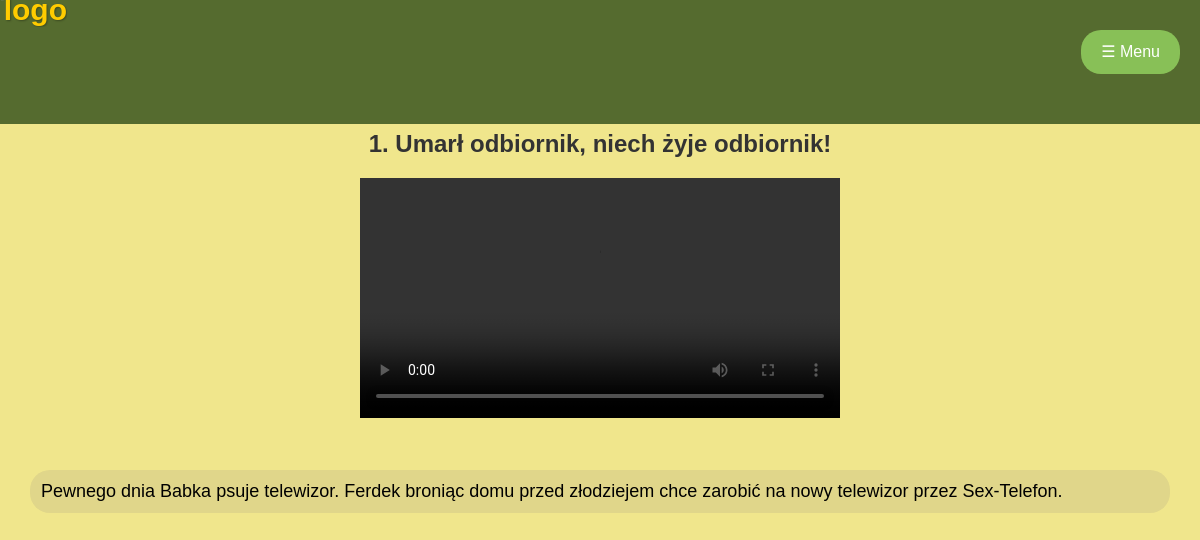
Page /player/video/1737/ on the committed database.
### player/models.py (models this page shows, shortened)
class Video(models.Model):
    title = models.CharField(max_length=255)
    video_url = models.URLField()
    description = models.TextField(max_length=255)

### player/views.py (the view)
# urls.py: path('video/<int:pk>/', DetailPlayerView.as_view(), name='video_detail'),
class DetailPlayerView(DetailView):
    model = Video
    template_name = 'player/episode_detail.html'
    context_object_name = 'video'
    def get_object(self, queryset=None):
        return get_object_or_404(Video, pk=self.kwargs['pk'])

### player/views.py (called while the page is built)
def get_available_episodes(request):
    episodes = list(Video.objects.values_list('pk', flat=True))
    return {'available_episodes': episodes}

### player/templates/player/episode_detail.html (shortened to what this page needs)
{% extends 'base.html' %}
{% load static %}
{% block content %}
    <h2 class="episode-title">{{ video.title }}</h2>
        <div class="video-container">
            <video width="1280" height="720" controls>
                <source src="{{ video.video_url }}" type="video/mp4">
            </video>
        </div>
        <div class="description-container">
            <p class="episode-description">{{ video.description }}</p>
        </div>
{% endblock %}

### static/djangoPlayer/styles.css (style rules this page uses)
body { margin: 0; padding: 0; background-color: #F0E68C; }
.video-container { position: relative; width: 40%; margin: auto; }
.video-container video { width: 100%; height: auto; }
.description-container { text-align: center; margin-top: 20px; box-sizing: border-box; padding: 10px; }
.episode-title { font-family: 'Arial', sans-serif; font-size: 24px; margin-top: 30px; font-weight: bold; color: #333; text-align: center; position: relative; }
.episode-description { font-family: 'Arial', sans-serif; font-size: 18px; text-align: left; border: 1px solid #CCCCCC00; border-radius: 20px; background-color: #E0D68A; margin-left: 20px; margin-right: 20px; padding: 10px; overflow: hidden; }

### rows in the picture
Video: title "1. Umarł odbiornik, niech żyje odbiornik!", description "Pewnego dnia Babka psuje telewizor. Ferdek broniąc domu przed złodziejem chce zarobić na nowy telewizor przez Sex-Telefon."
